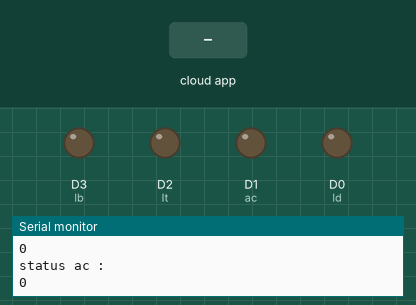
Simulated run of this sketch. Board: ESP8266 (NodeMCU). Shown: output pins drawn as LEDs (lit = HIGH), the last lines printed to the serial monitor. Inputs (shaded band) come from the test bench. WiFi joins after 1.5 s; servers stay silent unless stated; the Firebase database answers and starts empty.

Above: at 2.7 s.
2.8 s: the phone or cloud app sets status to 1
At 3.5 s:
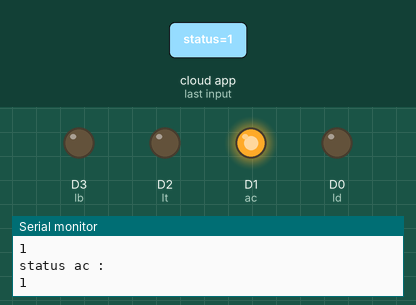
4.3 s: the phone or cloud app sets status to 1
At 4.7 s:
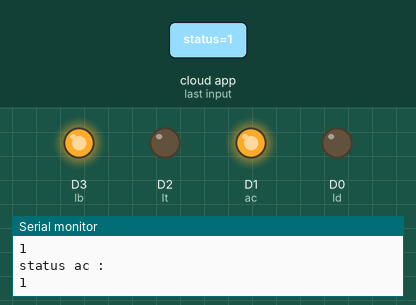
5.8 s: the phone or cloud app sets status to 0
At 7.1 s:
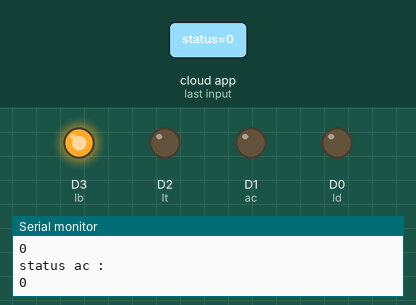
Timing chart, 0 to 8.8 s (numbered marks = the images above; inputs shaded):
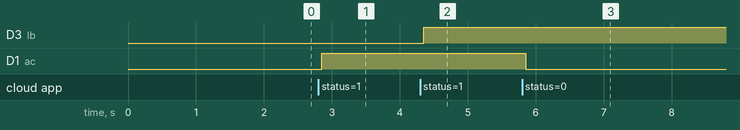

Measured:
- after the input at 2.8 s, D1 (ac): LOW → HIGH after 0.05 s
- after the input at 4.3 s, D3 (lb): LOW → HIGH after 0.06 s
- after the input at 5.8 s, D1 (ac): HIGH → LOW after 0.06 s

The sketch:

slim.ino
```cpp
#include "FirebaseESP8266.h"
#include <ESP8266WiFi.h>

const char* ssid = "realme C3";
const char* password = "raolehdijalok";

FirebaseData firebaseData;

#define ac D1
#define ld D0
#define lt D2
#define lb D3

void setup() {
  Serial.begin(9600);
  pinMode(ac, OUTPUT);
  pinMode(ld, OUTPUT);
  pinMode(lt, OUTPUT);
  pinMode(lb, OUTPUT);

  konekWifi();
  Firebase.begin("isi dengan host firebase kalian, contoh : https://slim-b5937.firebaseio.com/", "isi dengan key firebase kalian");
  //Firebase.begin("firebase host", "firebase auth database");
}

void konekWifi() {
  WiFi.begin(ssid, password);
  //memulai menghubungkan ke wifi router
  while (WiFi.status() != WL_CONNECTED) {
    delay(500);
    Serial.print("."); //status saat mengkoneksikan
  }
  Serial.println("Sukses terkoneksi wifi!");
  Serial.println("IP Address:"); //alamat ip lokal
  Serial.println(WiFi.localIP());
}

void loop() {
  if (Firebase.getInt(firebaseData, "/ac/status")) { //misal database diberikan nama relay1
      int acStatus = firebaseData.intData();
      Serial.println("status ac :");
      Serial.println(acStatus);
      delay(0.1);
      if(acStatus == 0) {
        digitalWrite(ac, LOW);
      } else if(acStatus == 1) {
        digitalWrite(ac, HIGH);
      }
  }
  if (Firebase.getInt(firebaseData, "/lampuDepan/status")) { //misal database diberikan nama relay1
      int ldStatus = firebaseData.intData();
      delay(0.1);
      if(ldStatus == 0) {
        digitalWrite(ld, LOW);
      } else if(ldStatus == 1) {
        digitalWrite(ld, HIGH);
      }
  }

  if (Firebase.getInt(firebaseData, "/lampuBelakang/status")) { //misal database diberikan nama relay1
      int lbStatus = firebaseData.intData();
      delay(0.1);
      if(lbStatus == 0) {
        digitalWrite(lb, LOW);
      } else if(lbStatus == 1) {
        digitalWrite(lb, HIGH);
      }
  }

  if (Firebase.getInt(firebaseData, "/lampuTengah/status")) { //misal database diberikan nama relay1
      int ltStatus = firebaseData.intData();
      delay(0.1);
      if(ltStatus == 0) {
        digitalWrite(lt, LOW);
      } else if(ltStatus == 1) {
        digitalWrite(lt, HIGH);
      }
  }
}
```
